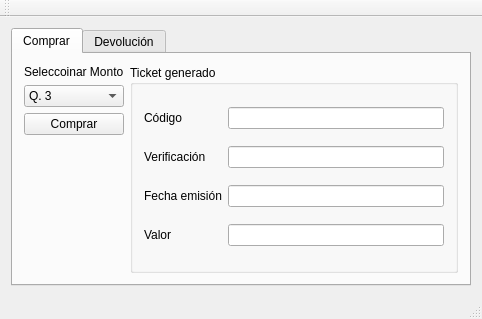
<?xml version="1.0" encoding="UTF-8"?>
<ui version="4.0">
 <class>MainWindow</class>
 <widget class="QMainWindow" name="MainWindow">
  <property name="geometry">
   <rect>
    <x>0</x>
    <y>0</y>
    <width>482</width>
    <height>319</height>
   </rect>
  </property>
  <property name="windowTitle">
   <string>MainWindow</string>
  </property>
  <widget class="QWidget" name="centralWidget">
   <layout class="QGridLayout" name="gridLayout">
    <item row="0" column="0">
     <widget class="QTabWidget" name="tabWidget">
      <property name="currentIndex">
       <number>0</number>
      </property>
      <widget class="QWidget" name="tabComprar">
       <attribute name="title">
        <string>Comprar</string>
       </attribute>
       <layout class="QGridLayout" name="gridLayout_3">
        <item row="0" column="1" rowspan="4">
         <widget class="QGroupBox" name="grpTicketDetalle">
          <property name="title">
           <string>Ticket generado</string>
          </property>
          <layout class="QGridLayout" name="gridLayout_2">
           <item row="0" column="0">
            <widget class="QLabel" name="lblTicketCodigo">
             <property name="text">
              <string>Código</string>
             </property>
            </widget>
           </item>
           <item row="0" column="1">
            <widget class="QLineEdit" name="edtTicketCodigo">
             <property name="readOnly">
              <bool>true</bool>
             </property>
            </widget>
           </item>
           <item row="1" column="0">
            <widget class="QLabel" name="lblTicketVerificacion">
             <property name="text">
              <string>Verificación</string>
             </property>
            </widget>
           </item>
           <item row="1" column="1">
            <widget class="QLineEdit" name="edtTicketVerificacion">
             <property name="readOnly">
              <bool>true</bool>
             </property>
            </widget>
           </item>
           <item row="2" column="0">
            <widget class="QLabel" name="lblTicketFecha">
             <property name="text">
              <string>Fecha emisión</string>
             </property>
            </widget>
           </item>
           <item row="2" column="1">
            <widget class="QLineEdit" name="edtFecha">
             <property name="readOnly">
              <bool>true</bool>
             </property>
            </widget>
           </item>
           <item row="3" column="0">
            <widget class="QLabel" name="lblTicketValor">
             <property name="text">
              <string>Valor</string>
             </property>
            </widget>
           </item>
           <item row="3" column="1">
            <widget class="QLineEdit" name="edtValor">
             <property name="readOnly">
              <bool>true</bool>
             </property>
            </widget>
           </item>
          </layout>
         </widget>
        </item>
        <item row="3" column="0">
         <spacer name="verticalSpacer">
          <property name="orientation">
           <enum>Qt::Vertical</enum>
          </property>
          <property name="sizeHint" stdset="0">
           <size>
            <width>20</width>
            <height>82</height>
           </size>
          </property>
         </spacer>
        </item>
        <item row="0" column="0">
         <widget class="QLabel" name="lblTicketMonto">
          <property name="text">
           <string>Seleccoinar Monto</string>
          </property>
         </widget>
        </item>
        <item row="1" column="0">
         <widget class="QComboBox" name="cmbTicketMonto">
          <item>
           <property name="text">
            <string>Q. 3</string>
           </property>
          </item>
          <item>
           <property name="text">
            <string>Q. 10</string>
           </property>
          </item>
          <item>
           <property name="text">
            <string>Q. 50</string>
           </property>
          </item>
          <item>
           <property name="text">
            <string>Q. 100</string>
           </property>
          </item>
         </widget>
        </item>
        <item row="2" column="0">
         <widget class="QPushButton" name="btnTicketComprar">
          <property name="text">
           <string>Comprar</string>
          </property>
         </widget>
        </item>
       </layout>
      </widget>
      <widget class="QWidget" name="tabDevolucion">
       <attribute name="title">
        <string>Devolución</string>
       </attribute>
       <layout class="QFormLayout" name="formLayout">
        <item row="0" column="0">
         <widget class="QLabel" name="lblDevolverCodigo">
          <property name="text">
           <string>Código</string>
          </property>
         </widget>
        </item>
        <item row="0" column="1">
         <widget class="QLabel" name="lblDevolverMonto">
          <property name="text">
           <string>Monto a devolver</string>
          </property>
         </widget>
        </item>
        <item row="1" column="0">
         <widget class="QLineEdit" name="edtDevolverCodigo"/>
        </item>
        <item row="1" column="1">
         <layout class="QHBoxLayout" name="layoutDevolucion">
          <item>
           <widget class="QLabel" name="lblDevolverQ">
            <property name="maximumSize">
             <size>
              <width>16777215</width>
              <height>16777215</height>
             </size>
            </property>
            <property name="text">
             <string>Q.</string>
            </property>
            <property name="alignment">
             <set>Qt::AlignRight|Qt::AlignTrailing|Qt::AlignVCenter</set>
            </property>
           </widget>
          </item>
          <item>
           <widget class="QLabel" name="lblDevolverMontoQ">
            <property name="text">
             <string>0.00</string>
            </property>
            <property name="alignment">
             <set>Qt::AlignCenter</set>
            </property>
           </widget>
          </item>
         </layout>
        </item>
        <item row="2" column="0">
         <widget class="QPushButton" name="btnDevolver">
          <property name="layoutDirection">
           <enum>Qt::LeftToRight</enum>
          </property>
          <property name="text">
           <string>Registrar devolución</string>
          </property>
         </widget>
        </item>
       </layout>
      </widget>
     </widget>
    </item>
   </layout>
  </widget>
  <widget class="QMenuBar" name="menuBar">
   <property name="geometry">
    <rect>
     <x>0</x>
     <y>0</y>
     <width>482</width>
     <height>26</height>
    </rect>
   </property>
  </widget>
  <widget class="QToolBar" name="mainToolBar">
   <attribute name="toolBarArea">
    <enum>TopToolBarArea</enum>
   </attribute>
   <attribute name="toolBarBreak">
    <bool>false</bool>
   </attribute>
  </widget>
  <widget class="QStatusBar" name="statusBar"/>
 </widget>
 <layoutdefault spacing="6" margin="11"/>
 <resources/>
 <connections/>
</ui>
